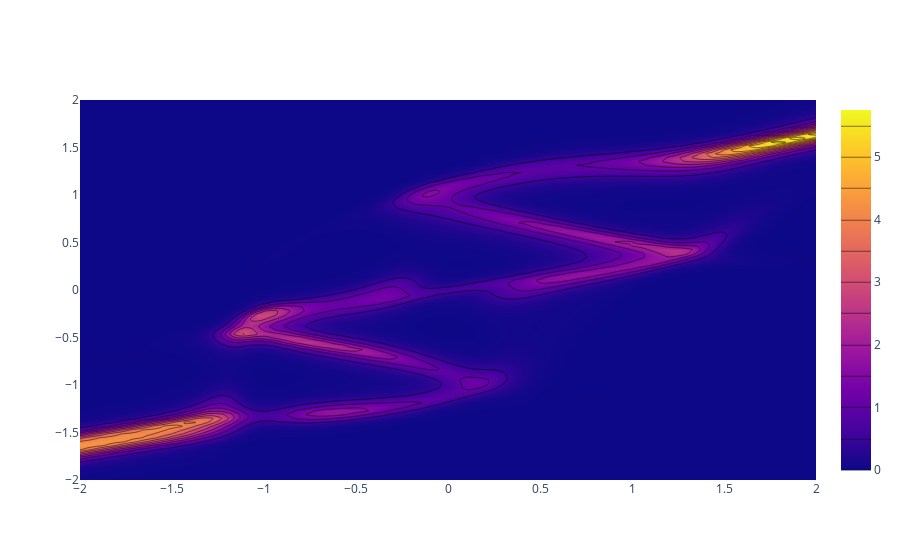

Notebook source saved alongside this figure:
### Markdown cell above
# Show what model has learnt

### Code cell
y_maxes = np.array([2,2],np.float32)
y_mins = np.array([-2,-2],np.float32)
y1_grid=np.linspace(y_mins[0],y_maxes[0],100, dtype=np.float32)
y2_grid=np.linspace(y_mins[1],y_maxes[1],100, dtype=np.float32)
yy1,yy2 = np.meshgrid(y1_grid,y2_grid)

prob = model.prob(tf.convert_to_tensor(yy2.reshape([-1,1])),tf.convert_to_tensor(yy1.reshape([-1,1])), training=False).numpy()

fig = go.Figure(data =
    go.Contour(
        z=prob.reshape(y1_grid.size,y2_grid.size),
        x=y1_grid,
        y=y2_grid,        
        contours_coloring='heatmap'
    ))
fig.show()
